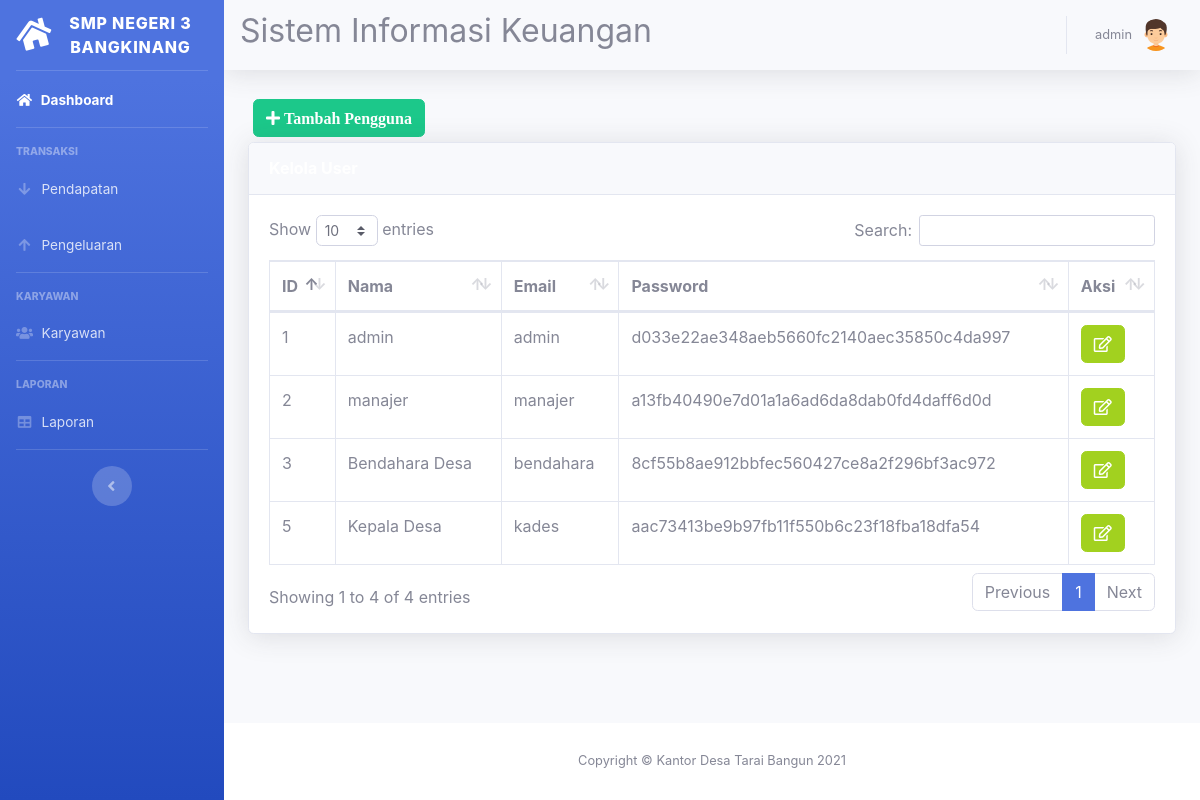
The app's page /profile.php (signed in) with its own data.
### tables this page shows
CREATE TABLE `user` (
  `id_user` int(11) NOT NULL,
  `nama_pengguna` varchar(40) NOT NULL,
  `email` varchar(40) NOT NULL,
  `pass` varchar(255) NOT NULL,
  `id_kategori` int(11) NOT NULL
);

### profile.php (the view, shortened to what this page needs)
<!DOCTYPE html>
<html lang="en">
<head>
  <link href="vendor/fontawesome-free/css/all.min.css" rel="stylesheet" type="text/css">
  <link href="css/sb-admin-2.min.css" rel="stylesheet">
  <link href="vendor/datatables/dataTables.bootstrap4.min.css" rel="stylesheet">
</head>
<body id="page-top">
  <?php require 'koneksi.php'; ?>
  <?php require 'sidebar.php'; ?>
  <div id="content">
    <?php require 'navbar.php'; ?>
    <div class="container-fluid">
      <?php
      if ($_SESSION['role'] == '1') {
        $lihat = 'visible';
      } else {
        $lihat = 'hidden';
      };
      ?>
      <button type="button" class="btn btn-success" style="margin:5px; visibility:<?= $lihat ?>" data-toggle="modal" data-target="#myModalTambah"><i class="fa fa-plus"> Tambah Pengguna</i></button><br>
      <div class="card shadow mb-4">
        <div class="card-header py-3">
          <h6 class="m-0 font-weight-bold text-primary">Kelola User</h6>
        </div>
        <div class="card-body">
          <div class="table-responsive">
            <table class="table table-bordered" id="dataTable" width="100%" cellspacing="0">
              <thead>
                <tr>
                  <th>ID</th>
                  <th>Nama</th>
                  <th>Email</th>
                  <th>Password</th>
                  <?php if ($_SESSION['role'] == '1') : ?>
                  <th>Aksi</th>
                  <?php endif;?>
                </tr>
              </thead>
              <tbody>
                <?php
                $id_user = $_SESSION['id'];
                if ($_SESSION['role'] == '1') {
                  $query = mysqli_query($koneksi, "SELECT * FROM user");
                } else {
                  $query = mysqli_query($koneksi, "SELECT * FROM user where id_user = '$id_user'");
                }
                while ($data = mysqli_fetch_assoc($query)) {
                ?>
                  <tr>
                    <td><?= $data['id_user'] ?></td>
                    <td><?= $data['nama_pengguna'] ?></td>
                    <td><?= $data['email'] ?></td>
                    <td><?= $data['pass'] ?></td>
                    <?php if ($_SESSION['role'] == '1') : ?>
                      <td>
                        <a href="#" type="button" class=" fa fa-edit btn btn-primary btn-md" data-toggle="modal" data-target="#myModal<?php echo $data['id_user']; ?>"></a>
                      </td>
                    <?php endif; ?>
                  </tr>
          </div>
        <?php
                }
        ?>
        </div>
      </div>
    </div>
  <?php require 'footer.php' ?>
</body>
</html>

### sidebar.php
<div id="wrapper">
  <ul class="navbar-nav bg-gradient-primary sidebar sidebar-dark accordion" id="accordionSidebar">
    <a class="sidebar-brand d-flex align-items-center justify-content-center" href="index.php">
      <div class="sidebar-brand-icon rotate-n-15">
        <i class="fas fa-home"></i>
      </div>
      <div class="sidebar-brand-text mx-2"> SMP Negeri 3 Bangkinang</div>
    </a>
    <hr class="sidebar-divider my-0">
    <li class="nav-item active">
      <a class="nav-link" href="index.php">
        <i class="fas fa-fw fa-home"></i>
        <span>Dashboard</span></a>
    </li>
    <?php if ($_SESSION['role'] == '1' || $_SESSION['role'] == '3') : ?>
      <hr class="sidebar-divider">
      <div class="sidebar-heading">
        Transaksi
      </div>
      <li class="nav-item">
        <a class="nav-link collapsed" href="pendapatan.php">
          <i class="fas fa-fw fa-arrow-down"></i>
          <span>Pendapatan</span>
        </a>
      </li>
      <li class="nav-item">
        <a class="nav-link collapsed" href="pengeluaran.php">
          <i class="fas fa-fw fa-arrow-up"></i>
          <span>Pengeluaran</span>
        </a>
      </li>
      <hr class="sidebar-divider">
    <?php endif; ?>
    <?php if ($_SESSION['role'] == '1' || $_SESSION['role'] == '2') : ?>
      <div class="sidebar-heading">
        Karyawan
      </div>
      <li class="nav-item">
        <a class="nav-link collapsed" href="karyawan.php">
          <i class="fas fa-fw fa-users"></i>
          <span>Karyawan</span>
        </a>
      </li>
      <hr class="sidebar-divider">
    <?php endif; ?>
    <div class="sidebar-heading">
      Laporan
    </div>
    <li class="nav-item">
      <a class="nav-link" href="laporan.php">
        <i class="fas fa-fw fa-table"></i>
        <span>Laporan</span></a>
    </li>
    <hr class="sidebar-divider d-none d-md-block">
    <div class="text-center d-none d-md-inline">
      <button class="rounded-circle border-0" id="sidebarToggle"></button>
    </div>
  </ul>
  <div id="content-wrapper" class="d-flex flex-column">

### navbar.php (shortened to what this page needs)
        <nav class="navbar navbar-expand navbar-light bg-blue topbar mb-4 static-top shadow">
		<h2>Sistem Informasi Keuangan</h2>
<?php require 'user.php'; ?>
        </nav>

### user.php (shortened to what this page needs)
<ul class="navbar-nav ml-auto">
  <li class="nav-item dropdown no-arrow">
    <a class="nav-link dropdown-toggle" href="#" id="userDropdown" role="button" data-toggle="dropdown" aria-haspopup="true" aria-expanded="false">
      <span class="mr-2 d-none d-lg-inline text-gray-600 small"><?=$_SESSION['nama_pengguna']?></span>
      <img class="img-profile rounded-circle" src="img/boy(2).png">
    </a>
  </li>
</ul>

### footer.php (shortened to what this page needs)
<footer class="sticky-footer bg-white">
  <div class="container my-auto">
    <div class="copyright text-center my-auto">
      <span>Copyright &copy; Kantor Desa Tarai Bangun 2021</span>
    </div>
  </div>
</footer>

### records on screen
user: id_user "1", nama_pengguna "admin", email "admin", pass "d033e22ae348aeb5660fc2140aec35850c4da997"
user: id_user "2", nama_pengguna "manajer", email "manajer", pass "a13fb40490e7d01a1a6ad6da8dab0fd4daff6d0d"
user: id_user "3", nama_pengguna "Bendahara Desa", email "bendahara", pass "8cf55b8ae912bbfec560427ce8a2f296bf3ac972"
user: id_user "5", nama_pengguna "Kepala Desa", email "kades", pass "aac73413be9b97fb11f550b6c23f18fba18dfa54"

### other values on screen
$_SESSION['nama_pengguna'] "admin"
